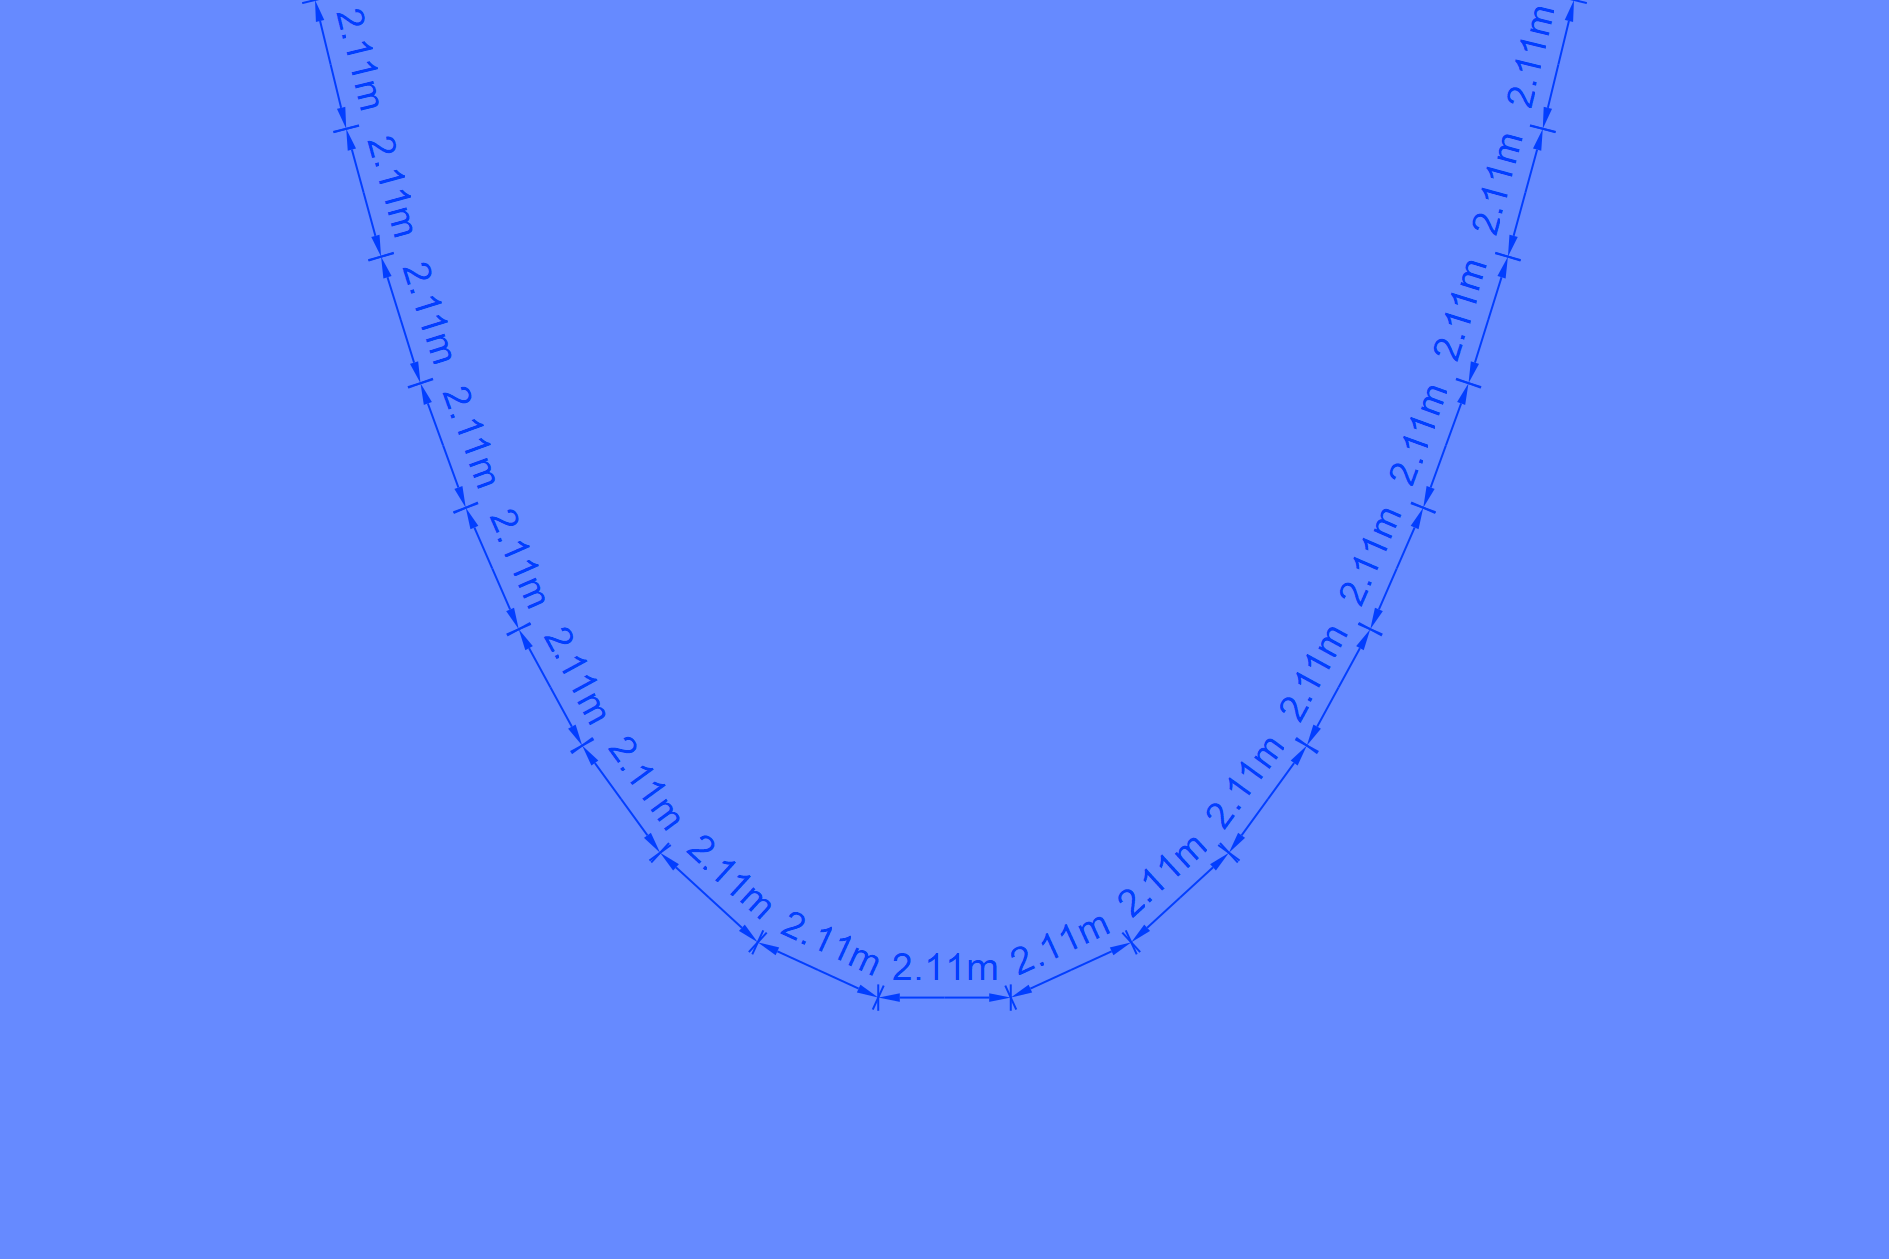

Julia code for this plot:
using MechanicalSketch
import MechanicalSketch: °, background, sethue, O, EM, finish, HE, WI, empty_figure
import MechanicalSketch: m, dimension_aligned, place_image, modify_latex, color_with_lumin
import MechanicalSketch: @latexify, latexify, LaTeXString, @L_str, PALETTE, Point
using JuMP    # Julia Mathematical Programming language
using Ipopt   # Nonlinear solver

let
BACKCOLOR = color_with_lumin(PALETTE[1], 80)
function restart()
    empty_figure(filename = joinpath(@__DIR__, "test_11.png"))
    background(BACKCOLOR)
    sethue(PALETTE[1])
end
restart()

#=
Catenary Problem

# Based on https://github.com/StaffJoy/jump-examples/blob/master/src/catenary.jl
=#

# Since Ipopt is a depencency with executables, we don't include it in MechanicalSketch.
# It also don't work well with quantities. In this case, we don't bother making a wrapper,
# this is just an experiment with JuMP.

NP = 20             # number of start and end points of chainlinks
L = 1               # difference in x-coords of endlinks
h = 2 * L / (NP - 1) # length of each link

mo = Model()
set_optimizer(mo, Ipopt.Optimizer)

@variables(mo, begin
    x[1:NP], (base_name = "Pos x, c.o.g. of link", lower_bound = 0.0L, upper_bound = L)
    y[1:NP], (base_name = "Pos y, c.o.g. of link")
end)

# Anchor ends
@constraints(mo, begin
    x[1] == 0
    x[NP] == L
    y[1] == 0
    y[NP] == 0
end)

# Minimize potential energy from center of mass for link
@objective(mo, Min, sum(2:NP) do j
    (y[j-1] + y[j] ) / 2
end)

# Link together pieces
for j in 2:NP
    @constraint(mo, (x[j] - x[j-1])^2 + (y[j] - y[j-1])^2 <= h^2)
end

optimize!(mo)

if termination_status(mo) != JuMP.MathOptInterface.LOCALLY_SOLVED
    println(termination_status(mo))
 end

# Extract solution
xx = 20m .* value.(x)
yy = 20m .* value.(y)

sp = Point(-10m, 10m)

for i in 2:NP
    p1 = sp + (xx[i - 1], yy[i - 1])
    p2 = sp + (xx[i], yy[i])

    dimension_aligned(p1, p2;
        offset = 0,
        fromextension = (0.3EM, 0.3EM),
        toextension = (0.3EM, 0.3EM),
        unit = m,
        digits = 2)
end

p = O + (-0.45WI, 0.25HE)
inner = L"\frac{y_n + y_{n-1}}{2}";
inner = latexify(:((y[j-1] + y[j] ) / 2));
innerst = modify_latex(inner)
l = L"\text{Minimize: }\sum_{n=2}^{%$NP} %$innerst";
_, _, scalefactor = place_image(p, l, height = 2EM)

l2 = latexify(quote
         (x[j] - x[j-1])^2 + (y[j] - y[j-1])^2 <= h^2
    end);
l3 = "\\textrm{;where }" * modify_latex(l2)
place_image(p + (EM, 2.35EM), LaTeXString(l3); scalefactor)

finish();

nothing
end #let